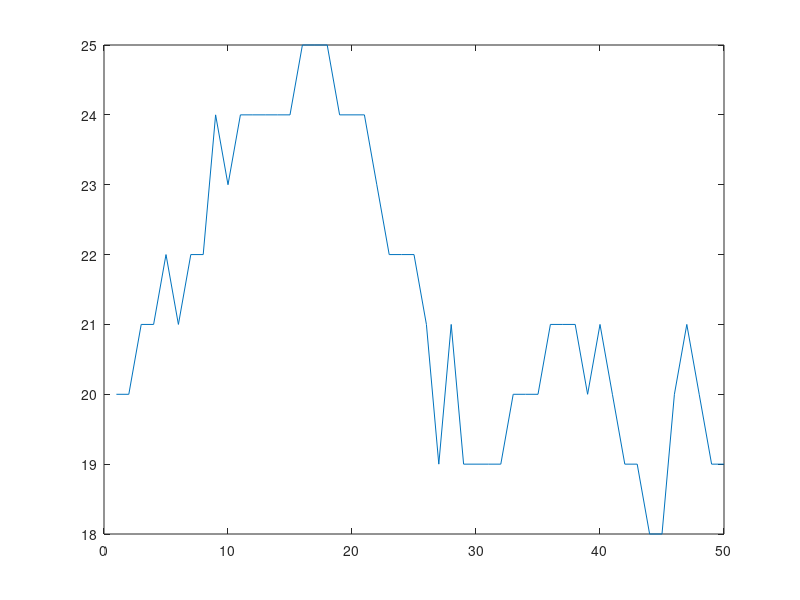

The MATLAB script that drew this image:
allb=zeros(10,1);
allanew=zeros(3,10);
a=[2 2 2 2 2 2 2 2 2 2];



for z=1:50,
    

%     for i=1:10,
% 
%         b=sum(a);
%         allb(i,:)=b;
% 
%     end

allanew(z,:)=a;
Score=sum(a);
AllScore(:,z)=Score;
plot(AllScore)

  newval=floor(3*rand)+1;
    n=floor(10*rand)+1;

a(n)= newval; 

end
